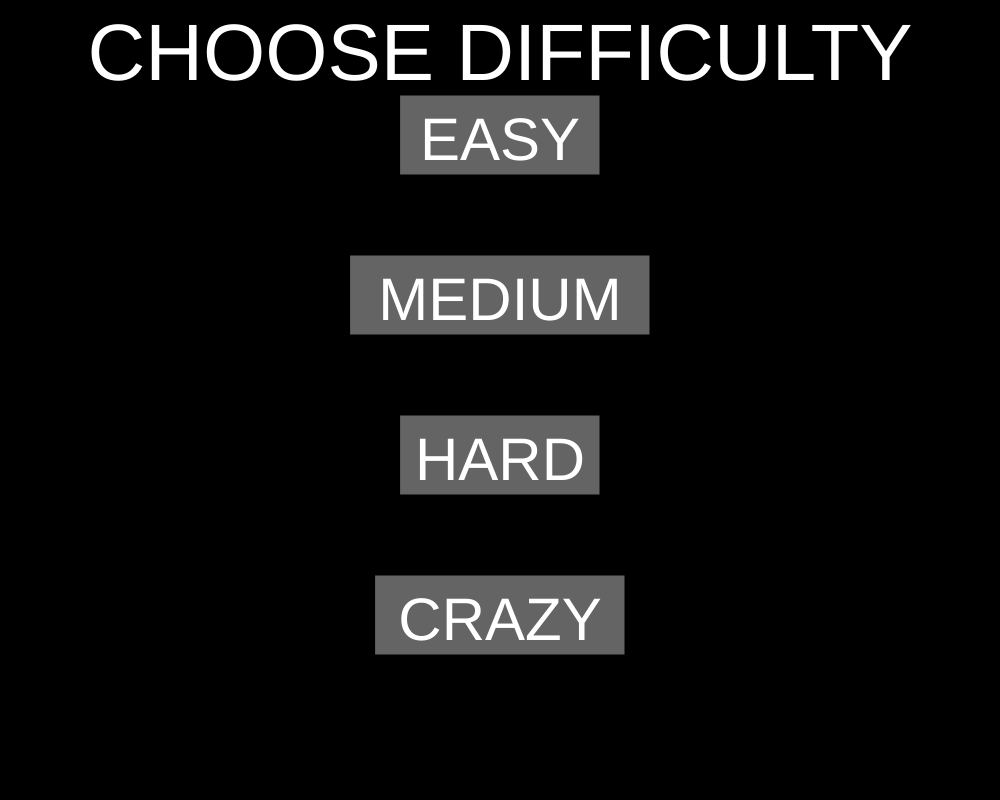
Frame 1 (no input)
Frame 60 (no input): identical to frame 1, image omitted
Frame 120 (the mouse pressed at the canvas centre since frame 60): identical to frame 1, image omitted

The p5.js sketch that drew this single still picture (run headless with seeded random() and noise() and a simulated clock; from frame 60 on, the mouse is pressed at the canvas centre):

// p5.js sketch
// ── sketch.js
var circles = [];
var totalClicks = 0;
var victRed = 100;
var victRedShift = 1;
var victGreen = 100;
var victGreenShift = 1;
var victBlue = 100;
var victBlueShift = 1;
var maxShift = 10;
var number = 0;
var victory = 0;
var startup = true;

function setup() {
  // Define the Canvas
  createCanvas(1000, 800);
  textAlign(CENTER);
  rectMode(CENTER);
}

function draw() {
  background(0);
  if (startup) {
    startupScreen();
  } else {
    if (victory >= number) {
      victoryScreen();
    } else {
      gameScreen();
    }
  }
}

function mousePressed() {
  if (startup) {
    checkButtons();
  } else {
    gameCheck();
  }
}
// Creates the "Click the Circles!" text.
function startupScreen() {
  createButtons();
  createDifficulty();
}

function createButtons() {
  fill(100);
  rect(width / 2, height / 5 - 25, 200, 80);
  rect(width / 2, height * (2 / 5) - 25, 300, 80);
  rect(width / 2, height * (3 / 5) - 25, 200, 80);
  rect(width / 2, height * (4 / 5) - 25, 250, 80);
}

function createDifficulty() {
  fill(255);
  textSize(80);
  text("CHOOSE DIFFICULTY", width / 2, height / 10);
  textSize(60);
  text("EASY", width / 2, height / 5);
  text("MEDIUM", width / 2, height * (2 / 5));
  text("HARD", width / 2, height * (3 / 5));
  text("CRAZY", width / 2, height * (4 / 5));
}

function checkButtons() {
  // Checks the X location to see if it's in the button area
  // X values draw from the center of the box plus or minus half of the button's width
  // Y yalues draw from the center of the box (height / 5 - 25) plus or minus 40 (half the button's height)
  if (mouseX >= width / 2 - 100 &&
    mouseX <= width / 2 + 100 &&
    mouseY >= height / 5 - 65 &&
    mouseY <= height / 5 + 15) {
    // Create the array with 10 circles
    for (var i = 0; i < 10; i++) {
      circles[i] = (new ClickCircles(random(60, 200), 1000, 800));
    }
    number = 10;
    startup = false;
  } else if (mouseX >= width / 2 - 150 &&
    mouseX <= width / 2 + 150 &&
    mouseY >= height * (2 / 5) - 65 &&
    mouseY <= height * (2 / 5) + 15) {
    for (var i = 0; i < 15; i++) {
      circles[i] = (new ClickCircles(random(60, 200), 1000, 800));
    }
    number = 15;
    startup = false;
  } else if (mouseX >= width / 2 - 100 &&
    mouseX <= width / 2 + 100 &&
    mouseY >= height * (3 / 5) - 65 &&
    mouseY <= height * (3 / 5) + 15) {
    for (var i = 0; i < 20; i++) {
      circles[i] = (new ClickCircles(random(60, 200), 1000, 800));
    }
    number = 20;
    startup = false;
  } else if (mouseX >= width / 2 - 125 &&
    mouseX <= width / 2 + 125 &&
    mouseY >= height * (4 / 5) - 65 &&
    mouseY <= height * (4 / 5) + 15) {
    for (var i = 0; i < 40; i++) {
      circles[i] = (new ClickCircles(random(60, 200), 1000, 800));
    }
    number = 40;
    startup = false;
  }
}

function gameScreen() {
  for (var i = 0; i < circles.length; i++) {
    circles[i].drawCircles();
    circles[i].moveCircles();
  }
  createText();
  resetButton();
}

function createText() {
  fill(255);
  textSize(70);
  text("Click the Circles!", width / 4, 100);
}
// Creates the Reset Button
function resetButton() {
  fill(255, 0, 0);
  rectMode(CORNER);
  rect(0, height - 200, 200, 200);
  fill(50, 0, 255);
  textAlign(LEFT);
  textSize(40);
  text("RESET", 20, height - 150);
  textSize(25);
  text("Total Clicks:", 20, height - 110);
  textSize(65);
  text(totalClicks, 40, height - 30);
}

function gameCheck() {
  resetCheck();
  for (var i = 0; i < circles.length; i++) {
    circleCheck();
  }
  totalClicks++
}

function circleCheck() {
  if (circles[i].visible) {
    if (mouseX >= (circles[i].posX - circles[i].circleDiam / 2) &&
      mouseX <= (circles[i].posX + circles[i].circleDiam / 2) &&
      mouseY >= (circles[i].posY - circles[i].circleDiam / 2) &&
      mouseY <= (circles[i].posY + circles[i].circleDiam / 2)) {
      circles[i].circleFate();
    }
  }
}

function resetCheck() {
  if (mouseX >= 0 && mouseX <= height / 4 &&
    mouseY >= height * (3 / 4) && mouseY <= height) {
    for (var i = 0; i < circles.length; i++) {
      victory = 0;
      circles[i].reset();
    }
  }
}
// Creates the Victory Screen
function victoryScreen() {
  textSize(140);
  fill(victRed, victGreen, victBlue);
  text("YOU WIN!", width / 6, height / 2);
  victoryColorShift();
  resetButton();
}
// Changes the color of "YOU WIN!"
function victoryColorShift() {
  victRed += victRedShift;
  victGreen += victGreenShift;
  victBlue += victBlueShift;
  victRedShift = random(-maxShift, maxShift);
  victGreenShift = random(-maxShift, maxShift);
  victBlueShift = random(-maxShift, maxShift);
}
// ── circles.js
// clickCircles Class

// Constructor Method
function ClickCircles(diam, screenW, screenH) {
  // Create the size and initial location of the Circles
  this.circleDiam = diam;
  this.posX = random(screenW);
  this.posY = random(screenH);
  // Has the starting direction of the circle.
  this.maxDir = 8;
  this.dirArr = [-4, -3, -2, -1, 1, 2, 3, 4]
  this.dirX = random(this.dirArr);
  this.dirY = random(this.dirArr);

  this.rightEdge = width - this.circleDiam / 2
  this.leftEdge = 0 + this.circleDiam / 2
  this.upEdge = 0 + this.circleDiam / 2
  this.downEdge = height - this.circleDiam / 2

  this.faceColorRed = random(256);
  this.faceColorGreen = random(256);
  this.faceColorBlue = random(256);

  this.change = false;
  this.trueFalse = [true, true, true, false];
  this.visible = true;

  this.clicks = 0;
  
}
// Creates the objects
ClickCircles.prototype.drawCircles = function() {
  push();
  fill(this.faceColorRed, this.faceColorGreen, this.faceColorBlue);
  if (this.visible) {
    ellipse(this.posX, this.posY, this.circleDiam, this.circleDiam);
    fill(255 - this.faceColorRed, 255 - this.faceColorGreen, 255 - this.faceColorBlue);
    textSize(40);
    textAlign(CENTER);
    text(this.clicks, this.posX, this.posY + this.circleDiam/10);
  }
  pop();
};
// Moves the objects
ClickCircles.prototype.moveCircles = function() {
  this.posX += this.dirX;
  this.posY += this.dirY;
  this.edgeCheck();
};
// Checks if an object hits a wall and will bounce back into the Canvas.
ClickCircles.prototype.edgeCheck = function() {
  if (this.posX >= this.rightEdge) {
    this.dirX = 0 - random(this.maxDir);
  } else if (this.posX <= this.leftEdge) {
    this.dirX = random(this.maxDir);
  } else if (this.posY >= this.downEdge) {
    this.dirY = 0 - random(this.maxDir);
  } else if (this.posY <= this.upEdge) {
    this.dirY = random(this.maxDir);
  }
};
// Changes the Circle's color -- will be one possibility of the mousePressed() function
ClickCircles.prototype.colorChange = function() {
  this.faceColorRed = random(256);
  this.faceColorGreen = random(256);
  this.faceColorBlue = random(256);
};
// Chooses if the circle changes color or dissapears
ClickCircles.prototype.circleFate = function() {
  this.clicks++;
  this.change = random(this.trueFalse);
  if (this.change) {
    this.colorChange();
  } else {
    this.visible = false;
    victory++;
  }
};
// Resets all the objects base information.
ClickCircles.prototype.reset = function() {
  this.visible = true;
  this.faceColorRed = random(256);
  this.faceColorGreen = random(256);
  this.faceColorBlue = random(256);
  this.dirX = random(this.dirArr);
  this.dirY = random(this.dirArr);
  this.posX = random(this.screenW);
  this.posY = random(this.screenH);
  this.clicks = 0;
}
// ── gamePage.js
function gameScreen() {
  for (var i = 0; i < circles.length; i++) {
    circles[i].drawCircles();
    circles[i].moveCircles();
  }
  createText();
  resetButton();
}

function createText() {
  fill(155, 0, 255);
  textSize(70);
  text("Click the Circles!", width / 4, 100);
  fill (0, 100, 255);
  text("Left:", 700, 700);
  text(number - victory, 850, 700);
}
// Creates the Reset Button
function resetButton() {
  fill(255, 0, 0);
  rectMode(CORNER);
  rect(0, height - 200, 200, 200);
  fill(50, 0, 255);
  textAlign(LEFT);
  textSize(40);
  text("RESET", 20, height - 150);
  textSize(25);
  text("Total Clicks:", 20, height - 110);
  textSize(65);
  text(totalClicks, 40, height - 30);
}

function gameCheck() {
  resetCheck();
  for (var i = 0; i < circles.length; i++) {
    if (circles[i].visible) {
      if (mouseX >= (circles[i].posX - circles[i].circleDiam / 2) &&
        mouseX <= (circles[i].posX + circles[i].circleDiam / 2) &&
        mouseY >= (circles[i].posY - circles[i].circleDiam / 2) &&
        mouseY <= (circles[i].posY + circles[i].circleDiam / 2)) {
        accurateClicks++;
        circles[i].circleFate();
      }
    }
  }
  totalClicks++;
}

function resetCheck() {
  if (mouseX >= 0 && mouseX <= height / 4 &&
    mouseY >= height * (3 / 4) && mouseY <= height) {
    for (var i = 0; i < circles.length; i++) {
      victory = 0;
      circles[i].reset();
    }
  }
}
// ── startupPage.js
// Creates the "Click the Circles!" text.
function startupScreen() {
  createButtons();
  createDifficulty();
}

function createButtons() {
  fill(100);
  rect(width / 2, height / 5 - 25, 200, 80);
  rect(width / 2, height * (2 / 5) - 25, 300, 80);
  rect(width / 2, height * (3 / 5) - 25, 200, 80);
  rect(width / 2, height * (4 / 5) - 25, 250, 80);
}

function createDifficulty() {
  fill(255);
  textSize(80);
  text("CHOOSE DIFFICULTY", width / 2, height / 10);
  textSize(60);
  text("EASY", width / 2, height / 5);
  text("MEDIUM", width / 2, height * (2 / 5));
  text("HARD", width / 2, height * (3 / 5));
  text("CRAZY", width / 2, height * (4 / 5));
}

function checkButtons() {
  // Checks the X location to see if it's in the button area
  // X values draw from the center of the box plus or minus half of the button's width
  // Y yalues draw from the center of the box (height / 5 - 25) plus or minus 40 (half the button's height)
  if (mouseX >= width / 2 - 100 &&
    mouseX <= width / 2 + 100 &&
    mouseY >= height / 5 - 65 &&
    mouseY <= height / 5 + 15) {
    // Create the array with 10 circles
    createArray = true;
    number = 10;
    startup = false;
  } else if (mouseX >= width / 2 - 150 &&
    mouseX <= width / 2 + 150 &&
    mouseY >= height * (2 / 5) - 65 &&
    mouseY <= height * (2 / 5) + 15) {
    createArray = true;
    number = 15;
    startup = false;
  } else if (mouseX >= width / 2 - 100 &&
    mouseX <= width / 2 + 100 &&
    mouseY >= height * (3 / 5) - 65 &&
    mouseY <= height * (3 / 5) + 15) {
    createArray = true;
    number = 20;
    startup = false;
  } else if (mouseX >= width / 2 - 125 &&
    mouseX <= width / 2 + 125 &&
    mouseY >= height * (4 / 5) - 65 &&
    mouseY <= height * (4 / 5) + 15) {
    createArray = true;
    number = 40;
    startup = false;
  }
}
// ── victoryPage.js
var victRed = 100;
var victRedShift = 1;
var victGreen = 100;
var victGreenShift = 1;
var victBlue = 100;
var victBlueShift = 1;
var maxShift = 10;
// Creates the Victory Screen
function victoryScreen() {
  textSize(160);
  fill(victRed, victGreen, victBlue);
  textAlign(CENTER);
  text("YOU WIN!", width / 2, height / 2);
  victoryColorShift();
  resetButton();
}
// Changes the color of "YOU WIN!"
function victoryColorShift() {
  victRed += victRedShift;
  victGreen += victGreenShift;
  victBlue += victBlueShift;
  victRedShift = random(-maxShift, maxShift);
  victGreenShift = random(-maxShift, maxShift);
  victBlueShift = random(-maxShift, maxShift);
}
